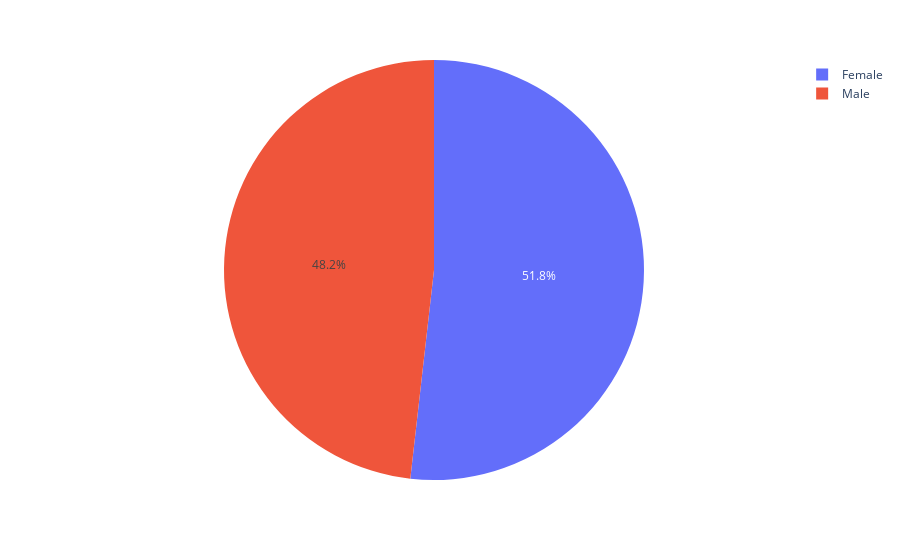

The code cell stored with this chart in its notebook:
### Markdown cell above
Kolejnym krokiem w analizie będzie rysowanie wykresów w celu zaprezentowania różnych zależności zachodzących w zbiorze danych. 
Do rysowania wykresów różnego typu wykorzystano bibliotekę plotly oraz seaborn. 
Pierwszym z prezentowanych wykresów będzie sprawdzenie stosunku liczbowego ilościowego oraz procentowego
obu płci za pomocą wykresu typu pie.

### Code cell
labels = ['Female', 'Male']
data=df['gender'].value_counts()
fig = px.pie(df, values=data, names=labels)
fig.show()

### Figure 1 — Plotly figure (JSON) as saved in the notebook; plotly's stock layout.template omitted (floating-point values rounded to 4 significant figures)
{"data": [{"domain": {"x": [0, 1], "y": [0, 1]}, "hovertemplate": "label=%{label}<br>value=%{value}<extra></extra>", "labels": ["Female", "Male"], "legendgroup": "", "name": "", "showlegend": true, "type": "pie", "values": [518, 482]}], "layout": {"legend": {"tracegroupgap": 0}, "margin": {"t": 60}}}
